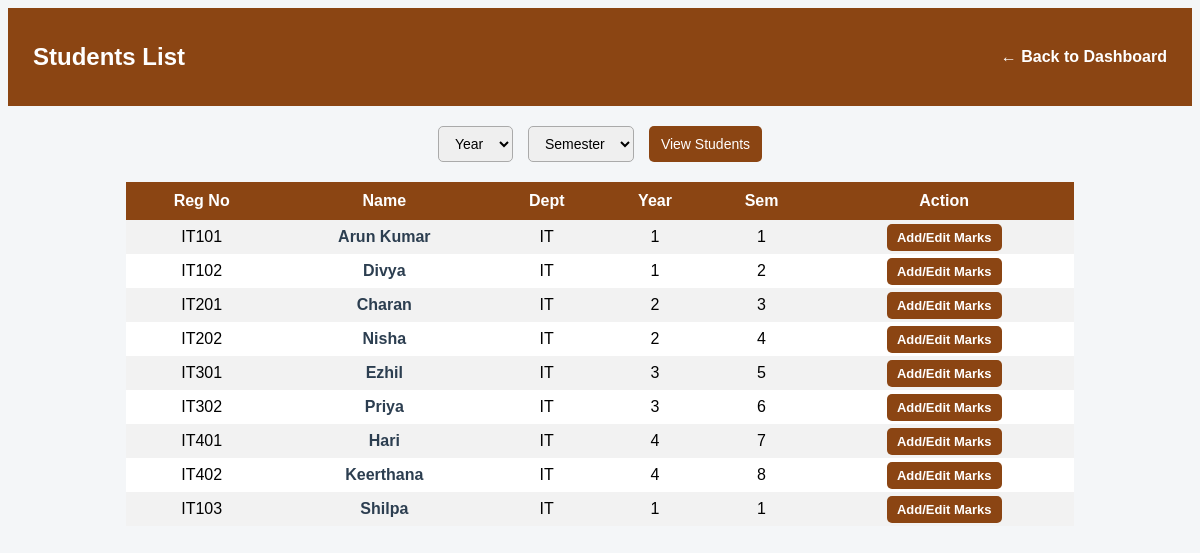
The app's page /view_students (signed in) with its own data.
### tables this page shows
CREATE TABLE students (
    id INTEGER PRIMARY KEY AUTOINCREMENT,
    reg_no TEXT UNIQUE,
    name TEXT,
    dept TEXT,
    year INTEGER,
    semester INTEGER,
    username TEXT,
    password TEXT
);

### app.py (the view, shortened to what this page needs)
@app.route("/view_students", methods=["GET", "POST"])
def view_students():
    if "faculty_dept" not in session:
        return redirect("/faculty_login")
    dept = session["faculty_dept"]
    print("Faculty dept:",dept)
    conn = get_db_connection()
    cur = conn.cursor()
    query = "SELECT * FROM students WHERE dept=?"
    params = [dept]
    cur.execute(query, params)
    students = cur.fetchall()
    conn.close()
    return render_template("view_students.html", students=students)

### app.py (called while the page is built)
def get_db_connection():
    conn = sqlite3.connect("database.db")
    conn.row_factory = sqlite3.Row
    return conn

### templates/view_students.html (shortened to what this page needs)
<!DOCTYPE html>
<html>
<head>
</head>
<body>
<div class="header">
    <h2>Students List</h2>
    <a href="/faculty_dashboard">← Back to Dashboard</a>
</div>
<form method="POST">
    <select name="year">
        <option value="">Year</option>
    </select>
    <select name="semester">
        <option value="">Semester</option>
    </select>
    <button type="submit">View Students</button>
</form>
<table>
    <tr>
        <th>Reg No</th>
        <th>Name</th>
        <th>Dept</th>
        <th>Year</th>
        <th>Sem</th>
        <th>Action</th>
    </tr>
    {% for s in students %}
    <tr>
        <td>{{ s.reg_no }}</td>
        <td>
            <a href="/student_details/{{ s.reg_no }}">
                {{ s.name }}
            </a>
        </td>
        <td>{{ s.dept }}</td>
        <td>{{ s.year }}</td>
        <td>{{ s.semester }}</td>
        <td><a href="/edit_marks/{{s.reg_no}}" class="edit-btn">Add/Edit Marks</a></td>
    </tr>
    {% endfor %}
</table>
</body>
</html>

### templates/view_students.html (style rules this page uses)
body { font-family: Arial, sans-serif; background: #f4f6f8; }
.header { background:#8B4513; color:white; padding:15px 25px; display:flex; justify-content:space-between; align-items:center; }
.header a { color:white; text-decoration:none; font-weight:bold; }
form { display: flex; justify-content: center; gap: 15px; margin: 20px; }
select, button { padding: 8px 12px; border-radius: 5px; border: 1px solid #aaa; font-size: 14px; }
button { background-color: #8B4513; color: white; cursor: pointer; border: none; }
table { border-collapse: collapse; width: 80%; margin: auto; background: white; }
th { background-color: #8B4513; color: white; padding: 10px; }
td { padding: 8px; text-align: center; }
tr:nth-child(even) { background-color: #f2f2f2; }
a { text-decoration: none; color: #2c3e50; font-weight: bold; }
.edit-btn { background:#8B4513; color:white; padding:6px 10px; border-radius:5px; font-size:13px; }

### records on screen
students: reg_no "IT101", name "Arun Kumar", dept "IT", year "1", semester "1"
students: reg_no "IT102", name "Divya", dept "IT", year "1", semester "2"
students: reg_no "IT201", name "Charan", dept "IT", year "2", semester "3"
students: reg_no "IT202", name "Nisha", dept "IT", year "2", semester "4"
students: reg_no "IT301", name "Ezhil", dept "IT", year "3", semester "5"
students: reg_no "IT302", name "Priya", dept "IT", year "3", semester "6"
students: reg_no "IT401", name "Hari", dept "IT", year "4", semester "7"
students: reg_no "IT402", name "Keerthana", dept "IT", year "4", semester "8"
students: reg_no "IT103", name "Shilpa", dept "IT", year "1", semester "1"
